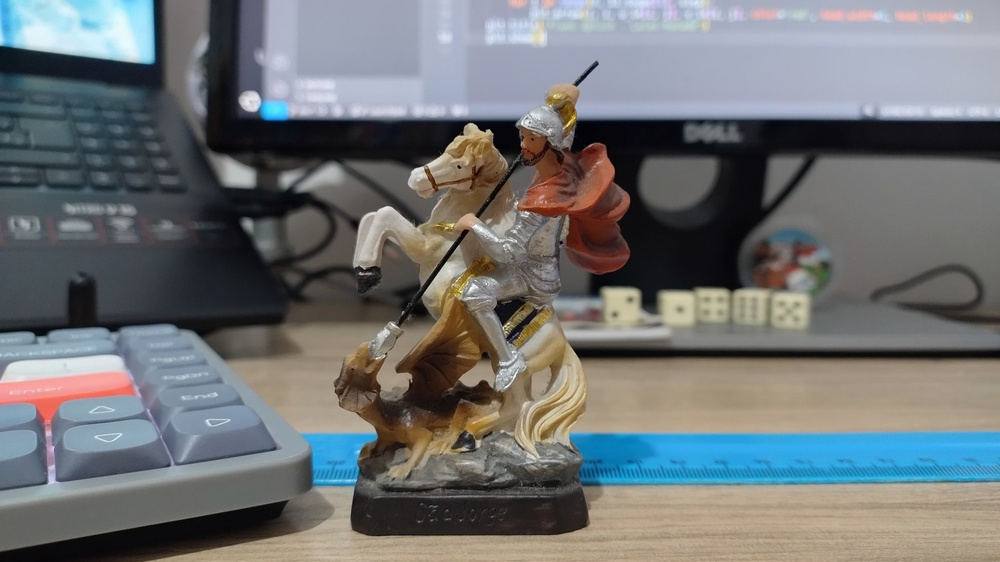
#> input picture imgs/sj001.jpg, 1000 x 562 px, shrunk from 4640 x 2610 before the run, found by its file name
$ python FeatureExtraction.py
#> lines starting #> are read from the running program, lines starting #| are printed output that depends on the picture
import cv2
import numpy as np

# Exemplo: Extração de características SIFT
img = cv2.imread('/home/vicrrs/projetos/meus_projetos/VideoSyncNet/imgs/sj001.jpg', cv2.IMREAD_GRAYSCALE)
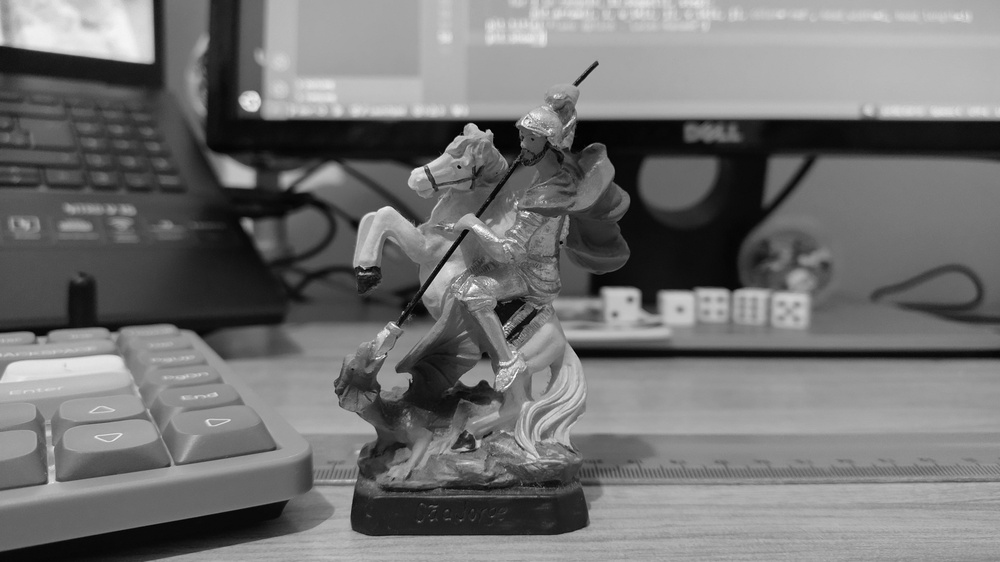
#> img: shape (562, 1000); min 0, max 255, mean 113.8
sift = cv2.SIFT_create()
keypoints, descriptors = sift.detectAndCompute(img, None)
#> keypoints = 1338 keypoints; strongest (x, y, size): (237, 174, 20.1), (249, 102, 13.5), (459, 167, 2.2), (482, 125, 8)

# Normaliza os descritores para serem usados na rede
descriptors_norm = descriptors / np.linalg.norm(descriptors, axis=1, keepdims=True)

print("Formato dos descritores:", descriptors_norm.shape)
#| Formato dos descritores: (1338, 128)

$ run again, with imgs/sj002.jpg copied over imgs/sj001.jpg
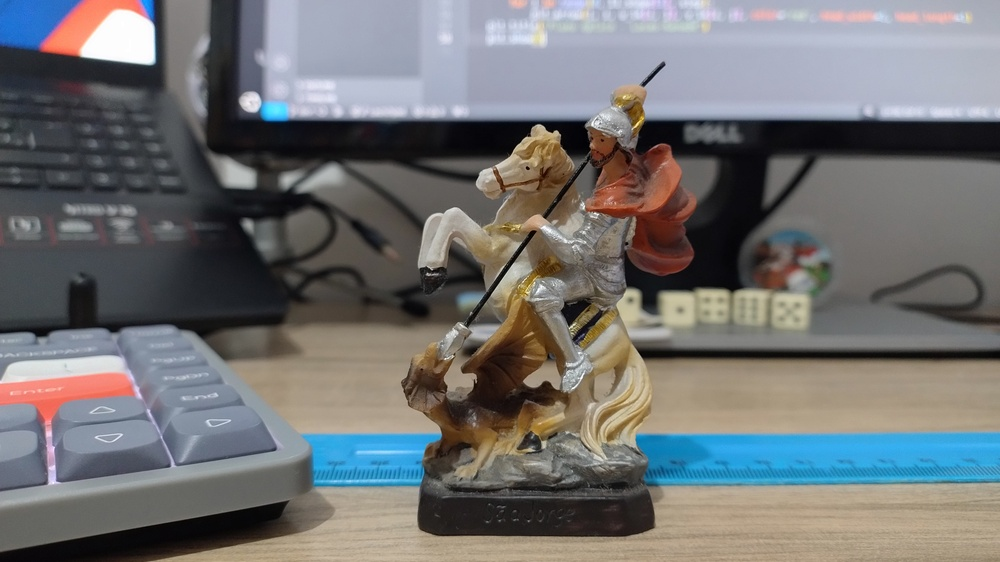
#> input picture imgs/sj002.jpg, 1000 x 562 px, shrunk from 4640 x 2610 before the run, found by its file name
#> `img = cv2.imread('/home/vicrrs/projetos/meus_projetos/VideoSyncNet/img..`:
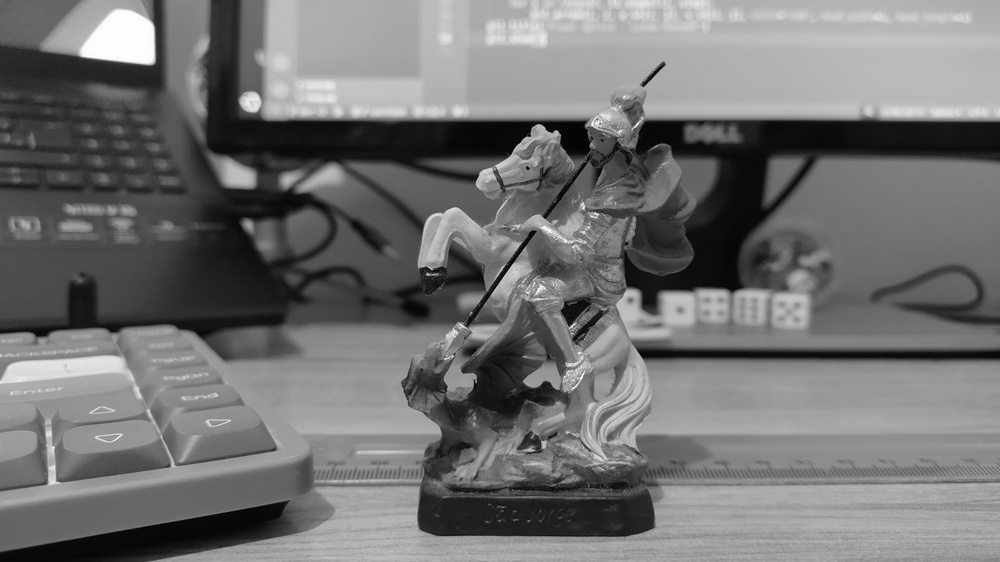
#> img: shape (562, 1000); min 0, max 255, mean 114
#> keypoints = 1314 keypoints; strongest (x, y, size): (249, 103, 13.5), (122, 38, 37.7), (237, 175, 20.5), (527, 168, 2.3)
#| Formato dos descritores: (1314, 128)
